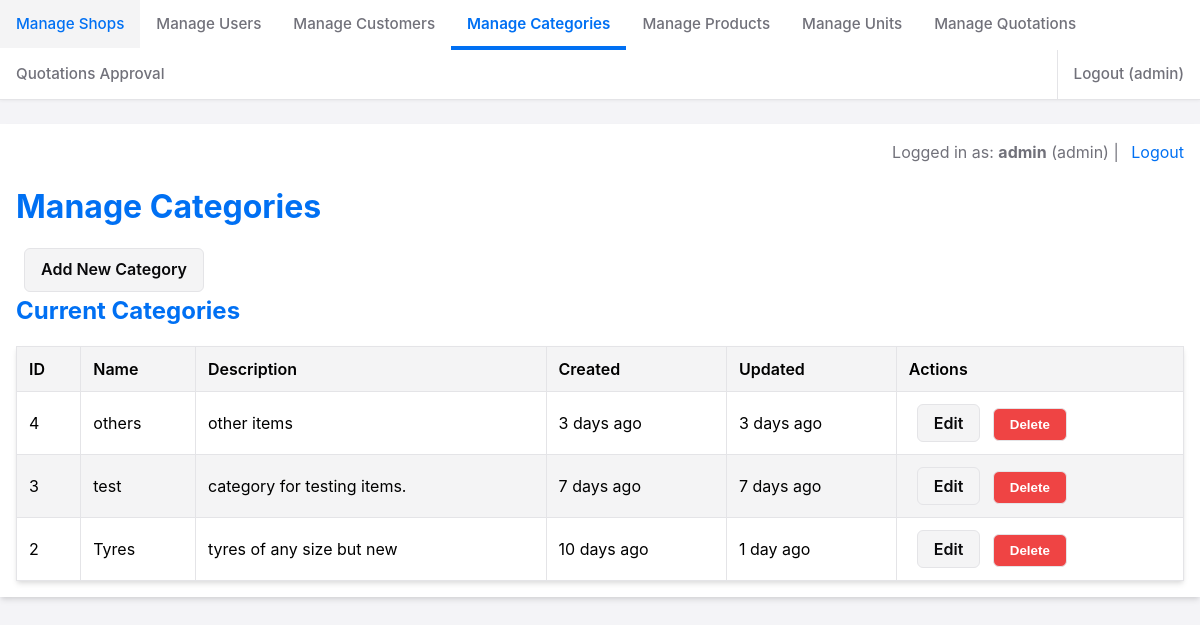
The app's page /admin/admin_categories.php (signed in) with its own data.
### tables this page shows
CREATE TABLE `categories` (
  `id` int NOT NULL,
  `name` varchar(100) NOT NULL,
  `description` text,
  `created_at` timestamp NULL DEFAULT CURRENT_TIMESTAMP,
  `updated_at` timestamp NULL DEFAULT CURRENT_TIMESTAMP ON UPDATE CURRENT_TIMESTAMP
);

### includes/db_connect.php (called while the page is built, shortened)
<?php
class DatabaseConfig {
    public static function executeQuery(PDO $pdo, string $query, array $params = []): PDOStatement {
        try {
            $stmt = $pdo->prepare($query);
            $stmt->execute($params);
            return $stmt;
        } catch (PDOException $e) {
            self::logQueryError($query, $params, $e);
            throw $e;
        }
    }
}

### admin/admin_categories.php (the view, shortened to what this page needs)
<?php
require_once __DIR__ . '/../includes/time_formating_helper.php';
require_once __DIR__ . '/../includes/db_connect.php';
$allowed_roles = ['admin', 'manager', 'supervisor'];
$can_manage = isset($_SESSION['user_id']) && in_array($_SESSION['user_role'], $allowed_roles);
$pdo = null;
$action = $_GET['action'] ?? 'list';
function esc(string $string): string {
    return htmlspecialchars($string, ENT_QUOTES, 'UTF-8');
}
try {
    $pdo = DatabaseConfig::getConnection();
    $categories = [];
    if ($action === 'list') {
        $sql = "SELECT id, name, description, created_at, updated_at FROM categories ORDER BY name ASC";
        $stmt = DatabaseConfig::executeQuery($pdo, $sql);
        $categories = $stmt->fetchAll();
    }
    elseif ($action === 'add' && $can_manage) {
        if (!isset($form_data)) {
            $form_data = [
                'name' => '', 'description' => '',
            ];
        }
    } elseif (($action === 'add' || $action === 'edit') && !$can_manage) {
        $_SESSION['feedback_message'] = "Access denied.";
        $_SESSION['feedback_type'] = 'error';
        header('Location: admin_categories.php');
        exit;
    }
} catch (PDOException $e) {
    $feedback_message = "Database error: " . esc($e->getMessage());
    $feedback_type = 'error';
    $action = 'list';
} finally {
    DatabaseConfig::closeConnection($pdo);
}
require_once __DIR__ . '/../includes/nav.php';
?>
<!DOCTYPE html>
<html lang="en">
<head>
    <link rel="stylesheet" href="../css/admin.css">
</head>
<body>
    <div class="container">
        <div class="user-info">
             Logged in as: <strong><?php echo esc($_SESSION['username']); ?></strong> (<?php echo esc($_SESSION['user_role']); ?>)
             | <a href="logout.php">Logout</a>
        </div>
        <h1>Manage Categories</h1>
        <?php if ($action === 'list'): ?>
            <?php if ($can_manage):  ?>
                <a href="admin_categories.php?action=add" class="button-link">Add New Category</a>
            <?php endif; ?>
            <h2>Current Categories</h2>
            <table>
                <thead>
                    <tr>
                        <th>ID</th>
                        <th>Name</th>
                        <th>Description</th>
                        <th>Created</th>
                        <th>Updated</th>
                        <?php if ($can_manage): ?>
                           <th>Actions</th>
                        <?php endif; ?>
                    </tr>
                </thead>
                <tbody>
                    <?php if (empty($categories)): ?>
                        <tr>
                            <td colspan="<?php echo $can_manage ? 6 : 5; ?>">No categories found.</td>
                        </tr>
                    <?php else: ?>
                        <?php foreach ($categories as $category): ?>
                        <tr>
                            <td><?php echo (int)$category['id']; ?></td>
                            <td><?php echo esc($category['name']); ?></td>
                            <td><?php echo nl2br(esc($category['description'] ?? 'N/A'));  ?></td>
                            <td><?php echo formatRelativeTime($category['created_at']); ?></td>
                            <td><?php echo formatRelativeTime($category['updated_at']); ?></td>
                           <?php if ($can_manage): ?>
                               <td class="actions">
                                   <a href="admin_categories.php?action=edit&id=<?php echo (int)$category['id']; ?>" class="button-link edit">Edit</a>
                                   <button type="button" onclick="confirmDelete(<?php echo (int)$category['id']; ?>, '<?php echo esc(addslashes($category['name'])); ?>')" class="button-link delete">Delete</button>
                               </td>
                           <?php endif; ?>
                        </tr>
                        <?php endforeach; ?>
                    <?php endif; ?>
                </tbody>
            </table>
        <?php endif;  ?>
    </div>
</body>
</html>

### includes/time_formating_helper.php (shortened to what this page needs)
<?php
function formatRelativeTime($timestamp) {
    $now = new DateTime();
    $past = new DateTime($timestamp);
    $diff = $now->diff($past);
    $exactTimestamp = date('Y-m-d H:i:s', strtotime($timestamp));
    if ($diff->y > 0) {
        $relativeTime = $diff->y . ' year' . ($diff->y > 1 ? 's' : '') . ' ago';
    } elseif ($diff->m > 0) {
        $relativeTime = $diff->m . ' month' . ($diff->m > 1 ? 's' : '') . ' ago';
    } elseif ($diff->d > 0) {
        $relativeTime = $diff->d . ' day' . ($diff->d > 1 ? 's' : '') . ' ago';
    } elseif ($diff->h > 0) {
        $relativeTime = $diff->h . ' hour' . ($diff->h > 1 ? 's' : '') . ' ago';
    } elseif ($diff->i > 0) {
        $relativeTime = $diff->i . ' minute' . ($diff->i > 1 ? 's' : '') . ' ago';
    } else {
        $relativeTime = 'Just now';
    }
    return "<span class='timestamp' title='Exact time'>{$relativeTime}<span class='tooltip'>{$exactTimestamp}</span></span>";
}
?>

### css/admin.css (style rules this page uses)
:root { --background: #ffffff; --foreground: #000000; --card: #ffffff; --card-foreground: #000000; --popover: #ffffff; --popover-foreground: #000000; --primary: #0070f3; --primary-foreground: #ffffff; --secondary: #f4f4f5; --secondary-foreground: #09090b; --muted: #f4f4f5; --muted-foreground: #71717a; --accent: #f4f4f5; --accent-foreground: #09090b; --destructive: #ef4444; --destructive-foreground: #ffffff; --border: #e4e4e7; --input: #e4e4e7; --ring: #0070f3; --role-admin: #ef4444; --role-manager: #10b981; --role-supervisor: #3b82f6; --role-staff: #8b5cf6; --role-viewer: #6b7280; }
* { box-sizing: border-box; margin: 0; padding: 0; }
body { font-family: -apple-system, BlinkMacSystemFont, "Segoe UI", Roboto, Oxygen-Sans, Ubuntu, Cantarell, "Helvetica Neue", sans-serif; line-height: 1.6; color: var(--foreground); background-color: #f4f4f7; }
.container { max-width: 1200px; margin: 0 auto; padding: 1rem; background-color: var(--background); box-shadow: 0 4px 6px -1px rgba(0, 0, 0, 0.1), 0 2px 4px -1px rgba(0, 0, 0, 0.06); }
.user-info { text-align: right; margin-bottom: 1rem; color: var(--muted-foreground); }
.user-info a { color: var(--primary); text-decoration: none; margin-left: 0.5rem; }
h1, h2 { margin-bottom: 1rem; color: var(--primary); }
button, .button-link { display: inline-block; padding: 0.5rem 1rem; border-radius: 0.375rem; text-decoration: none; cursor: pointer; font-weight: 600; transition: all 0.2s ease; }
button { background-color: var(--primary); color: var(--primary-foreground); border: none; }
.button-link { background-color: var(--secondary); color: var(--secondary-foreground); border: 1px solid var(--border); margin-left: 0.5rem; }
.button-link.edit { background-color: var(--accent); color: var(--accent-foreground); }
.button-link.delete { background-color: var(--destructive); color: var(--destructive-foreground); }
table { width: 100%; border-collapse: collapse; background-color: var(--card); box-shadow: 0 4px 6px -1px rgba(0, 0, 0, 0.1), 0 2px 4px -1px rgba(0, 0, 0, 0.06); }
table th, table td { border: 1px solid var(--border); padding: 0.75rem; text-align: left; }
table th { background-color: var(--muted); font-weight: 600; }
table tr:nth-child(even) { background-color: var(--accent); }
.timestamp { position: relative; cursor: help; }

### records on screen
categories: id "4", name "others", description "other items", created_at "3 days ago 3 days ago"
categories: id "3", name "test", description "category for testing items.", created_at "7 days ago 7 days ago"
categories: id "2", name "Tyres", description "tyres of any size but new", created_at "10 days ago 1 day ago"

### other values on screen
esc_nav($_SESSION['username']) "admin"
$_SESSION['username'] "admin"
$_SESSION['user_role'] "admin"
